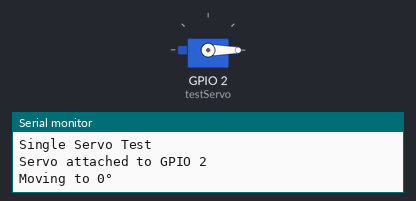
Recording of a sketch running on a simulated ESP32. Parts: servo, the last lines printed to the serial monitor.

Above: at 1.05 s.
At 3.5 s:
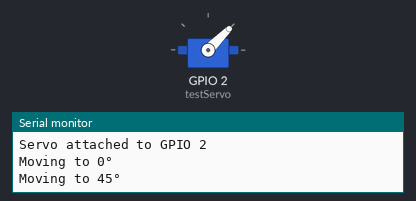
At 6.0 s:
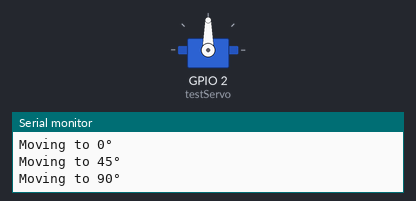
At 11.0 s:
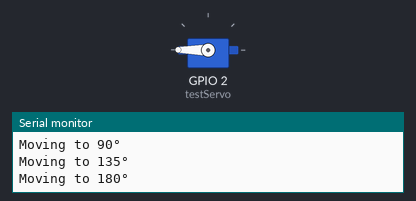
Timing chart, 0 to 14.0 s (numbered marks = the images above):
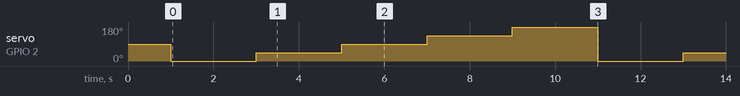

Measured:
- by itself, servo on GPIO 2 (testServo): repeats every 10.0 s: 45° 2.0 s, 90° 2.0 s, 135° 2.0 s, 180° 2.0 s, 0° 2.0 s

The sketch:

SERVO_TEST_SINGLE.ino
```cpp
#include <ESP32Servo.h>

Servo testServo;

void setup() {
  Serial.begin(115200);
  Serial.println("Single Servo Test");

  // Test hanya 1 servo di pin yang pasti aman
  testServo.attach(2);
  Serial.println("Servo attached to GPIO 2");
  delay(1000);
}

void loop() {
  Serial.println("Moving to 0°");
  testServo.write(0);
  delay(2000);

  Serial.println("Moving to 45°");
  testServo.write(45);
  delay(2000);

  Serial.println("Moving to 90°");
  testServo.write(90);
  delay(2000);

  Serial.println("Moving to 135°");
  testServo.write(135);
  delay(2000);

  Serial.println("Moving to 180°");
  testServo.write(180);
  delay(2000);
}
```
